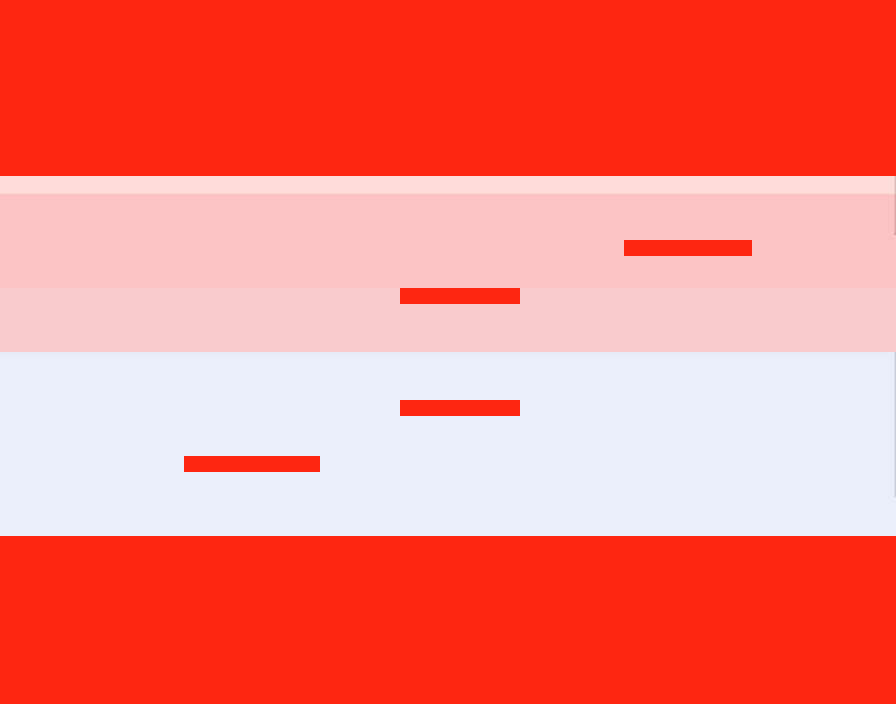

Rendered tile map (Tiled .tmx) drawn with the repository's tilesets; below, a short description and the map source with its tile grids summarised:
An orthogonal 112x88 tile map with 8x8 px tiles, 1 tile layer (Platforms), 1 image layer and 4 objects (Player2, Player1, Jump One, Jump Two).

<map version="1.2" tiledversion="1.2.3" orientation="orthogonal" renderorder="right-down" width="112" height="88" tilewidth="8" tileheight="8" infinite="0" nextlayerid="5" nextobjectid="5">
 <tileset firstgid="1" name="pixel3" tilewidth="8" tileheight="8" tilecount="1" columns="1">
  <image source="../img/objects/Pixel3.png" width="8" height="8" />
 </tileset>
 <imagelayer id="2" name="Background">
  <image source="../img/bg/small_both_sides.png" width="896" height="704" />
 </imagelayer>
 <layer id="1" name="Platforms" width="112" height="88">
  <data>[9856 cells, 4942 non-empty, 1 distinct tile ids]</data>
 </layer>
 <objectgroup id="3" name="Players">
  <object id="1" name="Player2" x="18" y="199.333">
   <point />
  </object>
  <object id="2" name="Player1" x="868.667" y="516">
   <point />
  </object>
 </objectgroup>
 <objectgroup id="4" name="Tutorial Text">
  <object id="3" name="Jump One" x="246" y="440">
   <point />
  </object>
  <object id="4" name="Jump Two" x="678" y="282">
   <point />
  </object>
 </objectgroup>
</map>
